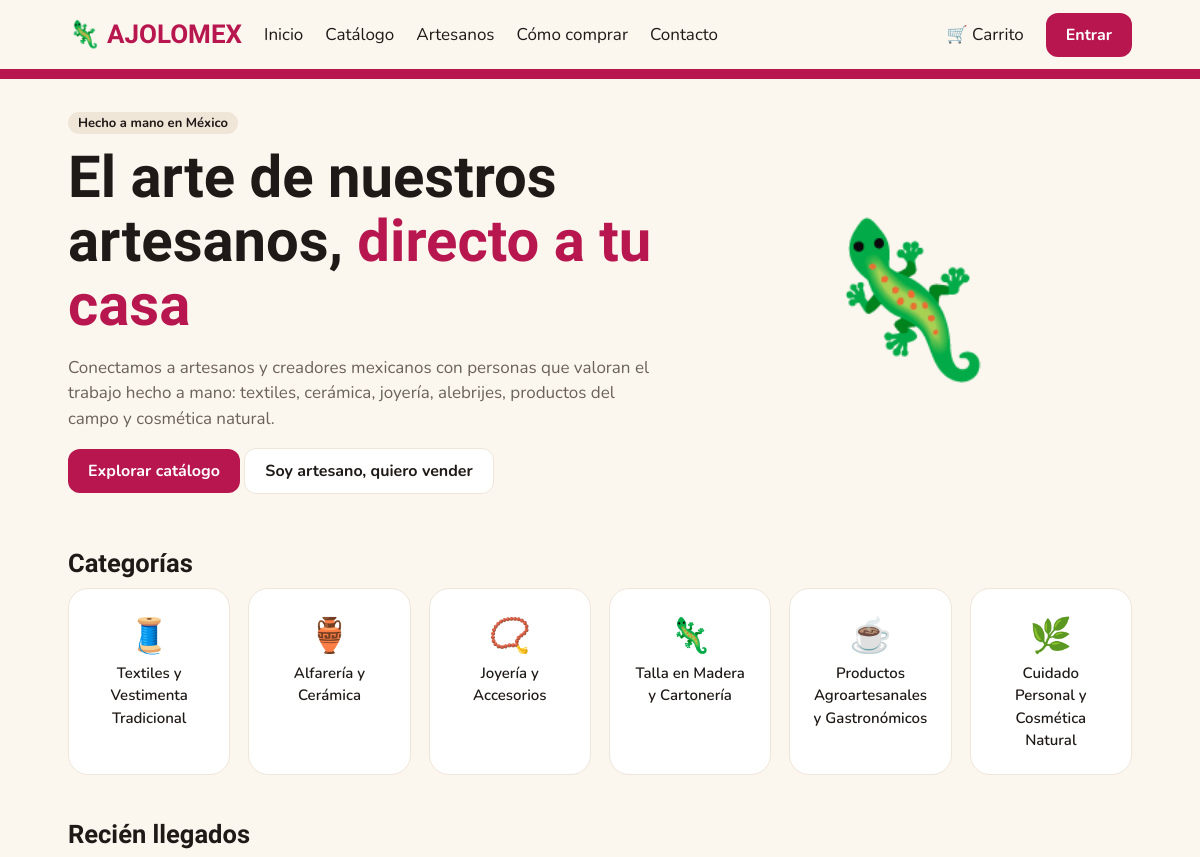
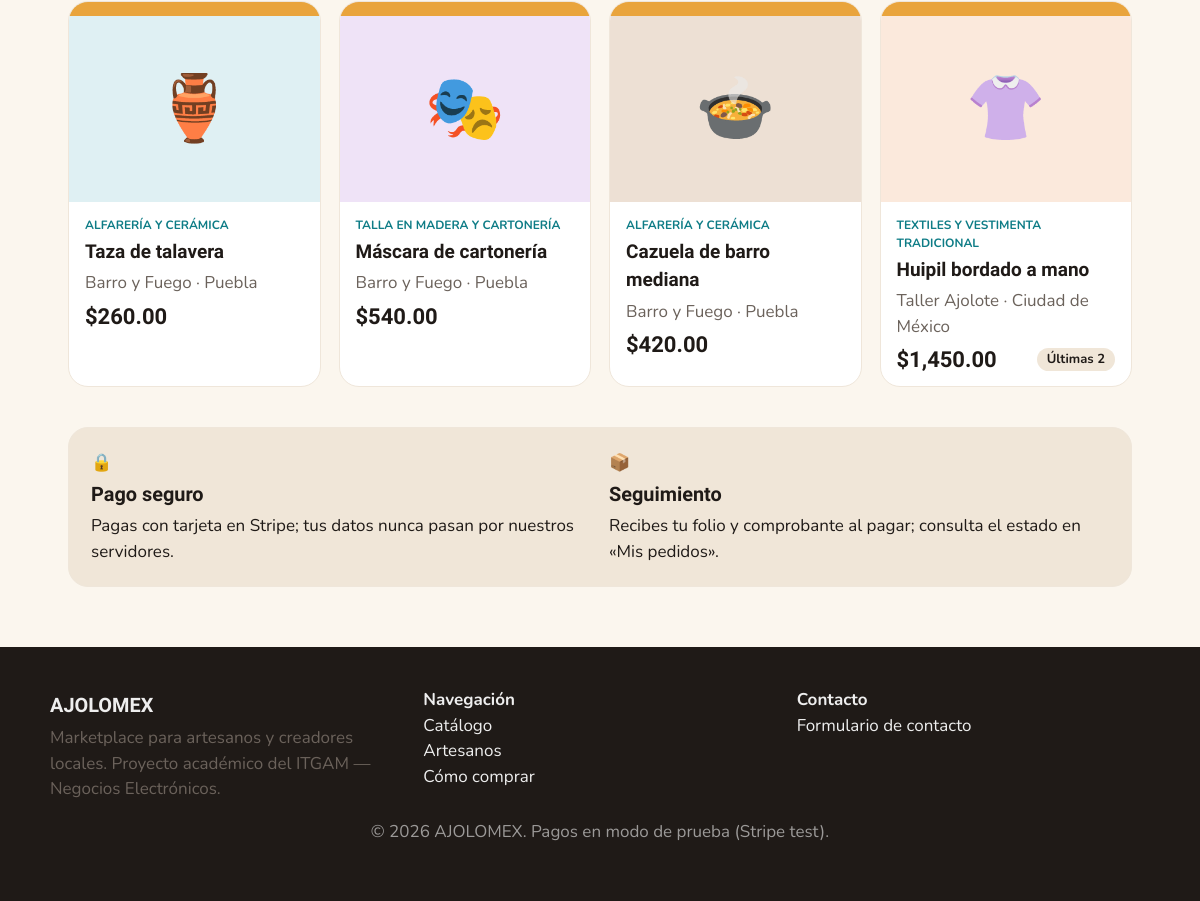
The page / on the database its author committed (2 pictures, top to bottom).
### tables this page shows
CREATE TABLE productos(id INT AUTO_INCREMENT PRIMARY KEY,artesano_id INT NOT NULL,categoria TINYINT NOT NULL,nombre VARCHAR(160) NOT NULL,descripcion TEXT,precio DECIMAL(10,2) NOT NULL,stock INT NOT NULL DEFAULT 0,icono VARCHAR(8) DEFAULT '🎁',activo TINYINT(1) DEFAULT 1,FOREIGN KEY(artesano_id) REFERENCES artesanos(id));

CREATE TABLE artesanos(id INT AUTO_INCREMENT PRIMARY KEY,usuario_id INT NULL,nombre VARCHAR(120) NOT NULL,estado VARCHAR(80) NOT NULL,descripcion VARCHAR(255) DEFAULT 'Tienda de demostración de AJOLOMEX.',FOREIGN KEY(usuario_id) REFERENCES usuarios(id) ON DELETE SET NULL);

### inc.php (the view, shortened to what this page needs)
<?php
$db=new mysqli(DB_HOST,DB_USER,DB_PASS,DB_NAME); $db->set_charset('utf8mb4');
function q($sql,$t='',...$p){global $db;$s=$db->prepare($sql);if($p)$s->bind_param($t,...$p);$s->execute();return $s;}
function rows($sql,$t='',...$p){return q($sql,$t,...$p)->get_result()->fetch_all(MYSQLI_ASSOC);}
function e($s){return htmlspecialchars((string)$s,ENT_QUOTES,'UTF-8');}
function money($n){return '$'.number_format((float)$n,2);}
function user(){static $u=false;if($u===false)$u=isset($_SESSION['uid'])?row('SELECT id,nombre,email,rol FROM usuarios WHERE id=?','i',$_SESSION['uid']):null;return $u;}
function cartCount(){return array_sum($_SESSION['cart']??[]);}
function head($t='AJOLOMEX'){$u=user();$n=cartCount();echo '<!DOCTYPE html><html lang="es"><head><meta charset="utf-8"><meta name="viewport" content="width=device-width,initial-scale=1"><title>'.e($t).' · AJOLOMEX</title><link href="https://fonts.googleapis.com/css2?family=Baloo+2:wght@600;800&family=Nunito:wght@400;600;700&display=swap" rel="stylesheet"><link rel="stylesheet" href="assets/ajolomex.css"></head><body><header><nav><a class="logo" href="index.php">🦎 AJOLOMEX</a><a href="index.php">Inicio</a><a href="catalogo.php">Catálogo</a><a href="artesanos.php">Artesanos</a><a href="como-comprar.php">Cómo comprar</a><a href="contacto.php">Contacto</a><span class="sp"></span><a href="carrito.php">🛒 Carrito'.($n?" ($n)":'').'</a>';
if($u){echo '<a href="pedidos.php">👤 '.e(explode(' ',$u['nombre'])[0]).'</a>';if(in_array($u['rol'],['artesano','admin']))echo '<a href="artesano.php">Mi tienda</a>';if($u['rol']=='admin')echo '<a href="admin.php">Admin</a>';echo '<a href="logout.php">Salir</a>';}else echo '<a class="btn" href="login.php">Entrar</a>';
echo '</nav></header><main class="wrap">';}
function foot(){echo '</main><footer><div><section><h3>AJOLOMEX</h3><span class="mut">Marketplace para artesanos y creadores locales. Proyecto académico del ITGAM — Negocios Electrónicos.</span></section><section><b>Navegación</b><br><a href="catalogo.php">Catálogo</a><br><a href="artesanos.php">Artesanos</a><br><a href="como-comprar.php">Cómo comprar</a></section><section><b>Contacto</b><br><a href="contacto.php">Formulario de contacto</a></section></div><p style="text-align:center;opacity:.6">© 2026 AJOLOMEX. Pagos en modo de prueba (Stripe test).</p></footer></body></html>';}
function pcard($p){$h=[ '#f1e1d6','#fbe9dc','#ede0d4','#efe3f7','#dff0f3','#eaf3de','#dff1e6','#fde3ef'][$p['id']%8];return '<a class="card pc" href="producto.php?id='.$p['id'].'"><div class="im" style="background:'.$h.'">'.e($p['icono']).'</div><div class="bd"><div class="cat">'.e(CATS[$p['categoria']]).'</div><h3>'.e($p['nombre']).'</h3><div class="mut">'.e($p['an']).' · '.e($p['ae']).'</div><div class="fl"><span class="price">'.money($p['precio']).'</span>'.($p['stock']<=3?'<span class="tag">Últimas '.$p['stock'].'</span>':'').'</div></div></a>';}

### index.php
<?php require 'inc.php'; head('Inicio');
$ci=['🧵','🏺','📿','🦎','☕','🌿'];$new=rows('SELECT p.*,a.nombre an,a.estado ae FROM productos p JOIN artesanos a ON a.id=p.artesano_id WHERE p.activo=1 ORDER BY p.id DESC LIMIT 4');?>
<div class="hero"><div><span class="tag">Hecho a mano en México</span><h1>El arte de nuestros artesanos, <span style="color:var(--pink)">directo a tu casa</span></h1><p class="mut">Conectamos a artesanos y creadores mexicanos con personas que valoran el trabajo hecho a mano: textiles, cerámica, joyería, alebrijes, productos del campo y cosmética natural.</p><a class="btn" href="catalogo.php">Explorar catálogo</a> <a class="btn o" href="contacto.php">Soy artesano, quiero vender</a></div><div style="text-align:center;font-size:150px">🦎</div></div>
<h2 style="margin-top:50px">Categorías</h2><div class="grid" style="grid-template-columns:repeat(auto-fit,minmax(150px,1fr))"><?php foreach(CATS as $i=>$c)echo '<a class="card" style="text-align:center;font-weight:600;font-size:15px" href="catalogo.php?c='.$i.'"><div style="font-size:34px">'.$ci[$i].'</div>'.e($c).'</a>';?></div>
<h2 style="margin-top:40px">Recién llegados</h2><div class="grid"><?php foreach($new as $p)echo pcard($p);?></div>
<div class="card" style="background:var(--beige);margin-top:40px"><div class="two"><div>🔒<h3>Pago seguro</h3>Pagas con tarjeta en Stripe; tus datos nunca pasan por nuestros servidores.</div><div>📦<h3>Seguimiento</h3>Recibes tu folio y comprobante al pagar; consulta el estado en «Mis pedidos».</div></div></div>
<?php foot();

### assets/ajolomex.css (style rules this page uses)
:root { --bg:#FBF6EE;--card:#fff;--ink:#1f1a17;--mut:#6b625b;--pink:#B8164F;--teal:#0E7C86;--beige:#F0E6D8;--line:#efe6da;--green:#1e8e4e;color-scheme:light }
* { box-sizing:border-box }
body { margin:0;background:var(--bg);color:var(--ink);font:400 17px/1.5 Nunito,system-ui,sans-serif }
h1,h2,h3,.logo { font-family:'Baloo 2',Nunito,sans-serif;font-weight:800;margin:.2em 0 }
a { color:inherit;text-decoration:none }
header { position:sticky;top:0;z-index:5;background:var(--bg);border-bottom:10px solid var(--pink) }
nav { max-width:1100px;margin:auto;padding:10px 18px;display:flex;gap:22px;align-items:center;flex-wrap:wrap }
nav .logo { color:var(--pink);font-size:26px }
.wrap { max-width:1100px;margin:auto;padding:30px 18px 60px;min-height:70vh }
.mut { color:var(--mut) }
.btn { display:inline-block;background:var(--pink);color:#fff;border:0;border-radius:12px;padding:11px 20px;font:700 16px Nunito;cursor:pointer }
.btn.o { background:var(--card);color:var(--ink);border:1px solid var(--line) }
.card { background:var(--card);border:1px solid var(--line);border-radius:20px;padding:22px }
.grid { display:grid;gap:18px;grid-template-columns:repeat(auto-fill,minmax(230px,1fr)) }
.pc { display:block;overflow:hidden;padding:0 }
.pc .im { height:200px;display:grid;place-items:center;font-size:64px;border-top:14px solid #e9a43c }
.pc .bd { padding:14px 16px }
.pc h3 { font-size:19px }
.cat { color:var(--teal);font-size:12px;font-weight:700;text-transform:uppercase }
.fl { display:flex;justify-content:space-between;align-items:center;margin-top:8px }
.price { font:800 22px 'Baloo 2' }
.tag { background:var(--beige);border-radius:20px;padding:2px 10px;font-size:13px;font-weight:700 }
.two { display:grid;gap:18px;grid-template-columns:1fr 1fr }
.hero { display:grid;grid-template-columns:1.3fr 1fr;gap:30px;align-items:center }
.hero h1 { font-size:clamp(34px,6vw,58px);line-height:1.1 }
footer { background:#1f1a17;color:#eee;padding:40px 18px }
footer div { max-width:1100px;margin:auto;display:grid;grid-template-columns:repeat(auto-fit,minmax(220px,1fr));gap:20px }

### rows shown on the page
productos: icono "🏺", categoria "ALFARERÍA Y CERÁMICA", nombre "Taza de talavera", artesano.nombre "Barro y Fuego", artesano.estado "Puebla", precio "$260.00"
productos: icono "🎭", categoria "TALLA EN MADERA Y CARTONERÍA", nombre "Máscara de cartonería", artesano.nombre "Barro y Fuego", artesano.estado "Puebla", precio "$540.00"
productos: icono "🍲", categoria "ALFARERÍA Y CERÁMICA", nombre "Cazuela de barro mediana", artesano.nombre "Barro y Fuego", artesano.estado "Puebla", precio "$420.00"
productos: icono "👚", categoria "TEXTILES Y VESTIMENTA TRADICIONAL", nombre "Huipil bordado a mano", artesano.nombre "Taller Ajolote", artesano.estado "Ciudad de México", precio "$1,450.00", stock "2"

### other values the page prints
$ci[$i] "🧵"
$c "Textiles y Vestimenta Tradicional"
$ci[$i] "🏺"
$c "Alfarería y Cerámica"
$ci[$i] "📿"
$c "Joyería y Accesorios"
$ci[$i] "🦎"
$c "Talla en Madera y Cartonería"
$ci[$i] "☕"
$c "Productos Agroartesanales y Gastronómicos"
$ci[$i] "🌿"
$c "Cuidado Personal y Cosmética Natural"
